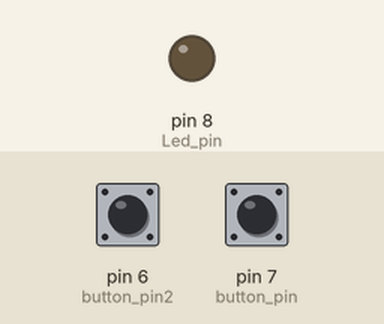
The sketch below on a simulated Arduino Uno, built with avr-gcc and run on an emulated ATmega328P. Parts: output pins drawn as LEDs (lit = HIGH). Inputs (shaded band) come from the test bench; at power-on: pin 7 (button_pin) LOW, pin 6 (button_pin2) LOW.

Above: at 1.2 s.
1.3 s: pin 7 (button_pin) pulled HIGH for 0.15 s
At 2.3 s:
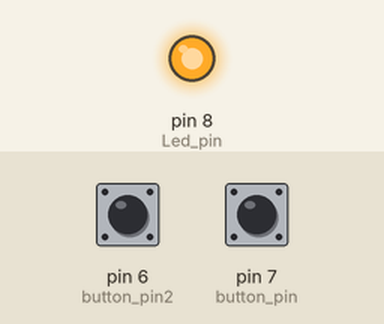
2.9 s: pin 6 (button_pin2) pulled HIGH for 0.15 s
At 3.5 s:
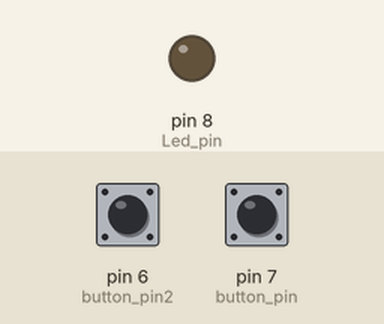
4.5 s: pin 7 (button_pin) pulled HIGH for 1 s
At 5.9 s:
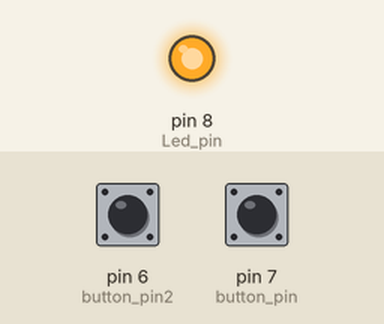
7.0 s: pin 6 (button_pin2) driven HIGH and pin 7 (button_pin) driven HIGH
At 8.1 s:
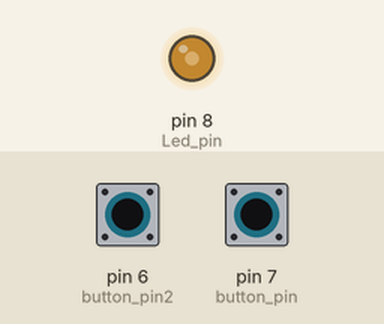
8.5 s: pin 6 (button_pin2) driven LOW
At 10.0 s:
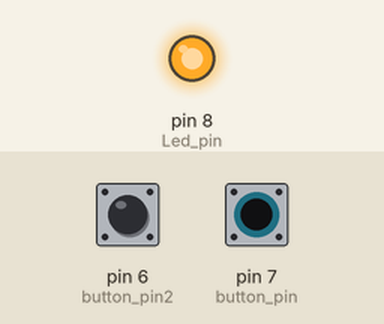
Timing chart, 0 to 11.0 s (numbered marks = the images above; inputs shaded):
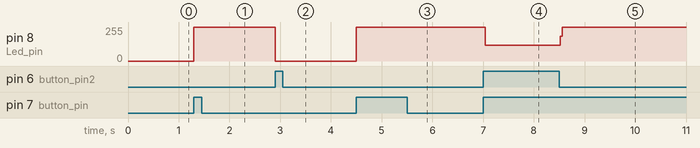

Measured:
- after the input at 1.3 s, pin 8 (Led_pin): 0/255 → 255/255 at once
- after the input at 2.9 s, pin 8 (Led_pin): 255/255 → 0/255 at once
- after the input at 4.5 s, pin 8 (Led_pin): 0/255 → 255/255 at once
- after the input at 7.0 s, pin 8 (Led_pin): 255/255 → 119/255 at once
- after the input at 8.5 s, pin 8 (Led_pin): 119/255 → 255/255 at once

The sketch:

control_Led_with_push_button.ino
```cpp
#define Led_pin 8
#define button_pin 7
#define button_pin2 6
void setup()
{
  pinMode(Led_pin, OUTPUT);
  pinMode(button_pin2, INPUT);
  pinMode(button_pin, INPUT);
}

void loop()
{
  if (digitalRead(button_pin) == HIGH)
  {	digitalWrite(Led_pin,HIGH);
  }
  if (digitalRead(button_pin2) == HIGH)
  {	digitalWrite(Led_pin,LOW);}

}
```
